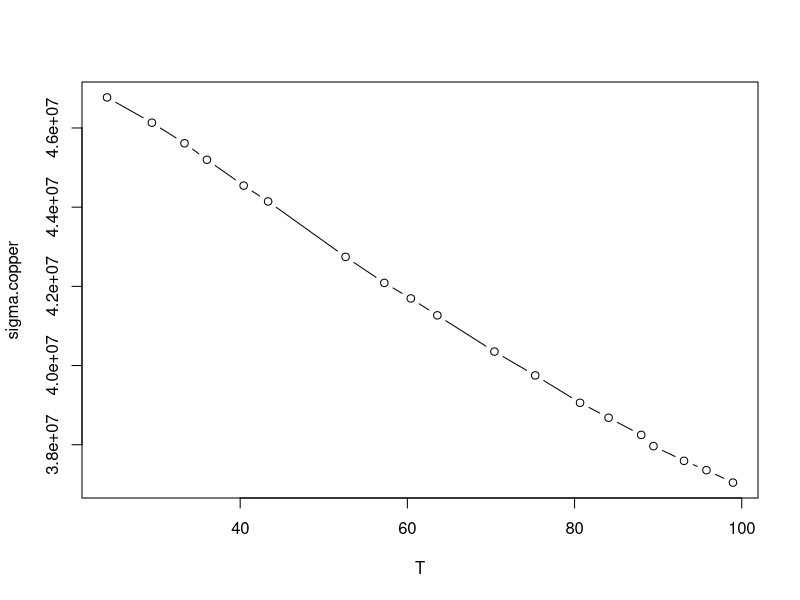
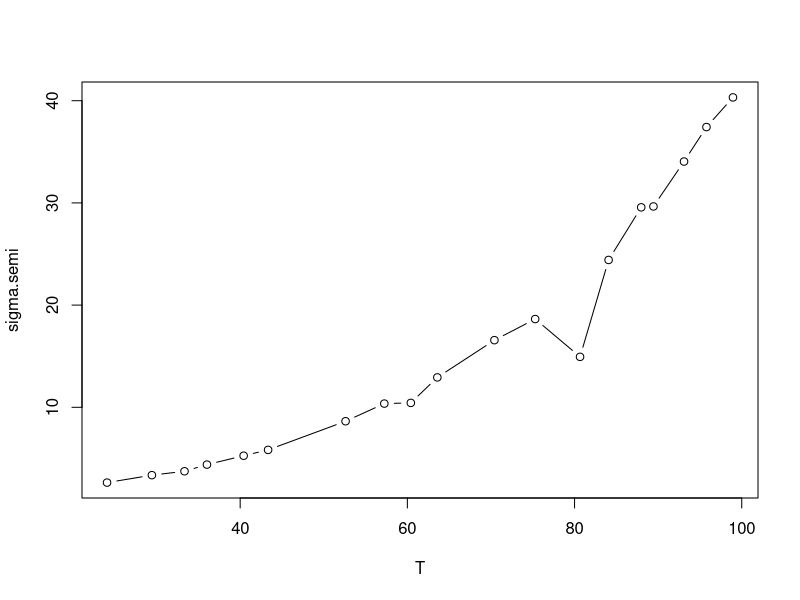

Source code (R) for these figures, in order:
data <- read.table("data.txt", header=TRUE)
l <- 23.4 # m
d <- 0.07 * 10 ** -3 # mm
a <- 4.1 * 10 ** -3 # mm
b <- 4.1 * 10 ** -3 # mm
c <- 29.2 * 10 ** -3 # mm
sens <- 41 * 10 ** -3 # mv / deg
T0 <- 27 # deg C
T <- T0 + data$U / sens # deg C
sigma.copper <- l / (data$R.copper * pi * (d / 2) ** 2)
sigma.semi <- c / (data$R.semi * a * b)
# print(data)             ,
print(T)
print(sigma.copper)
print(sigma.semi)

plot(T, sigma.copper, "b")
plot(T, sigma.semi, "b")
